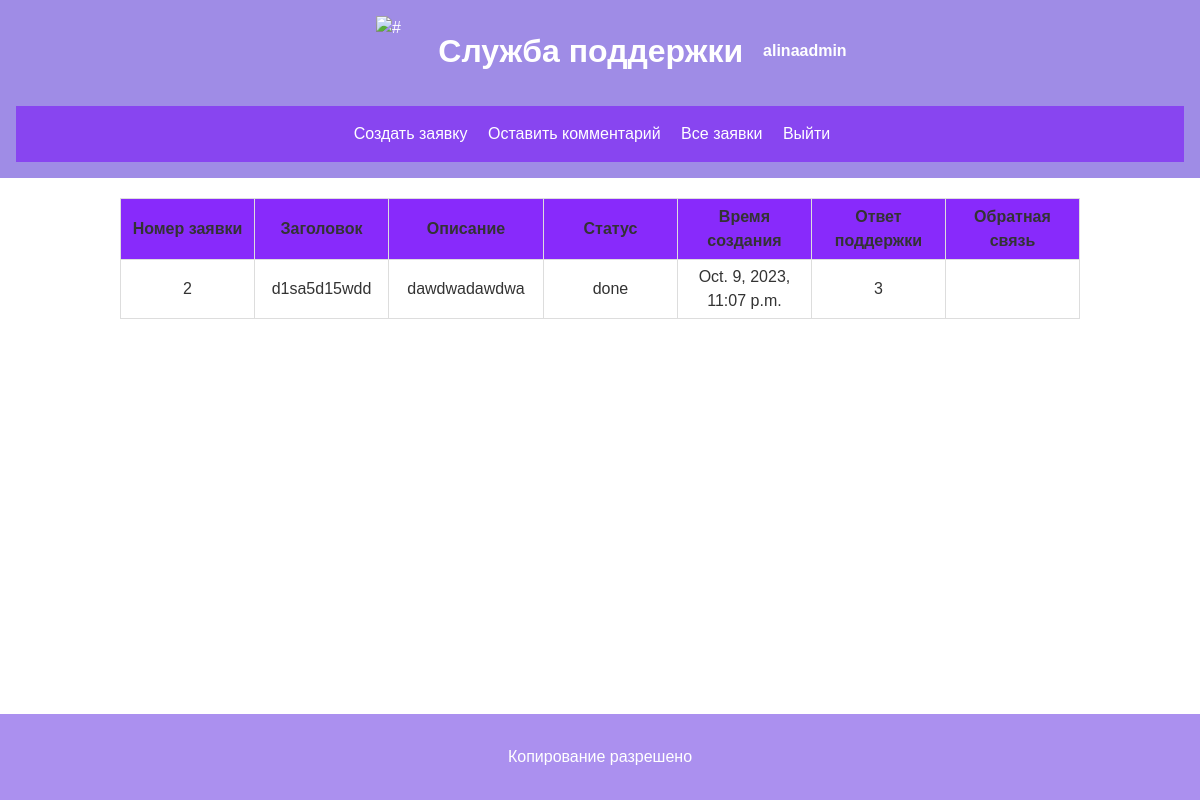
Page /tickets/one/2/ (signed in) on the committed database.
### users/models.py (models this page shows)
class User(AbstractUser):
    username = models.CharField(max_length=50, unique=True)
    first_name = models.CharField(max_length=50)
    last_name = models.CharField(max_length=50)
    email = models.EmailField(max_length=255, unique=True)
    password = models.CharField(max_length=150)
    is_employee = models.BooleanField(default=False)
    id = models.AutoField(unique=True, primary_key=True, editable=False)
    def __str__(self):
        return self.username

### tickets/models.py (models this page shows, shortened)
class Ticket(models.Model):
    STATUS_CHOICES = (
        ('new', 'New'),
        ('done', 'Done')
    )
    author = models.ForeignKey(User, max_length=50, on_delete=models.CASCADE)
    description = models.CharField(max_length=200)
    message = models.CharField(max_length=200)
    status = models.CharField(max_length=20, choices=STATUS_CHOICES, default='new')
    created_at = models.DateTimeField(auto_now_add=True)
    id = models.AutoField(unique=True, primary_key=True, editable=False)

class Answer(models.Model):
    ticket_id = models.OneToOneField(Ticket, on_delete=models.CASCADE, unique=True)
    answer = models.TextField(max_length=500)
    def __str__(self):
        return self.answer

### tickets/views.py (the view)
# urls.py: path('one/<str:pk>/', views.ticket, name='ticket'),
@login_required(login_url='login')
def ticket(request, pk):
    ticketObj = Ticket.objects.get(id=pk)
    print(ticketObj.id)
    return render(request, 'tickets/single-ticket.html', {'ticket': ticketObj})

### tickets/templates/tickets/single-ticket.html
{% extends 'tickets/base.html' %}
{% block content %}
{% load static %}
<table class="table">
    <thead>
    <tr>
        <th>Номер заявки</th>
        <th>Заголовок</th>
        <th>Описание</th>
        <th>Статус</th>
        <th>Время создания</th>
        <th>Ответ поддержки</th>
        <th>Обратная связь</th>
    </tr>
    </thead>
    <tbody>
    <tr>
        <td>{{ ticket.id }}</td>
        <td>{{ ticket.description }}</td>
        <td>{{ ticket.message }}</td>
        <td>{{ ticket.status }}</td>
        <td>{{ ticket.created_at }}</td>
        <td>{{ ticket.answer }}</td>
        <td>{{ feedback.feedback }}</td>
    </tr>
    </tbody>
</table>
{% endblock %}

### tickets/templates/tickets/base.html (shortened to what this page needs)
{% load static %}
<!DOCTYPE html>
<html lang="ru">
<head>
   <link rel="stylesheet" href="{% static 'css/style.css' %}" type="text/css">
</head>
<body>
<header>
    <div class="header-logo">
    <div class="logo">
        <img src="https://emojio.ru/images/apple-b/1f338.png" alt="#">
    </div>
    <h1>Служба поддержки</h1>
      <div class="special">{{ user }}</div>
    </div>
    <nav>
        <ul>
        {% if user.is_employee == False %}
            <li><a href="/tickets/create/">Создать заявку</a></li>
            <li><a href="/tickets/feedback/">Оставить комментарий</a></li>
        {% endif %}
            <li><a href="/tickets/all/">Все заявки</a></li>
            {% if user.is_authenticated %}
            <li><a href="/users/logout/">Выйти</a></li>
            {% endif %}
        </ul>
    </nav>
</header>
<main>
    <div class="container">
    {% block content %}
    {% endblock %}
</div>
</main>
<footer>
    <p>Копирование разрешено</p>
</footer>
</body>
</html>

### static/css/style.css (style rules this page uses)
body { font-family: Arial, sans-serif; font-size: 16px; line-height: 1.5; color: #333; margin: 0; padding: 0; height: 100vh; }
.container { width: 80%; margin: 0 auto; }
.header-logo { display: flex; justify-content: center; margin-bottom: 20px; align-items: center; }
.logo { width: 70px; height: 70px; margin-right: 15px; }
.logo img { width: 100%; height: 100%; object-fit: cover; }
header { background-color: rgba(52, 12, 203, 0.47); color: white; text-align: center; padding: 1em; }
header h1 { margin: 0; }
nav { background-color: rgba(114, 2, 251, 0.51); text-align: center; padding: 1em; }
nav ul { list-style: none; padding: 0; margin: 0; }
nav ul li { display: inline; margin-right: 1em; }
nav ul li a { color: white; text-decoration: none; }
main { margin: auto; text-align: center; margin-top: 20px; width: 100%; margin-bottom: 120px; }
footer { position: fixed; bottom: 0; left: 0; right: 0; background-color: rgba(73, 15, 220, 0.46); color: rgb(255, 255, 255); text-align: center; padding: 15px 0; width: 100%; }
table { width: 100%; margin-bottom: 20px; border: 1px solid rgba(114, 2, 251, 0.53); border-collapse: collapse; height:100%; margin-left: auto; margin-right: auto; }
table th { font-weight: bold; padding: 5px; width: 100px; height: 50px; background: rgba(114, 2, 251, 0.84); border: 1px solid #dddddd; }
table td { border: 1px solid #dddddd; padding: 5px; }
.container { margin: auto; padding: 0 15px; }
.special { font-weight: bold; margin-left: 20px; }

### rows in the picture
User: username "alinaadmin"
Ticket: id "2", description "d1sa5d15wdd", message "dawdwadawdwa", status "done", created_at "Oct. 9, 2023, 11:07 p.m.", answer "3"
